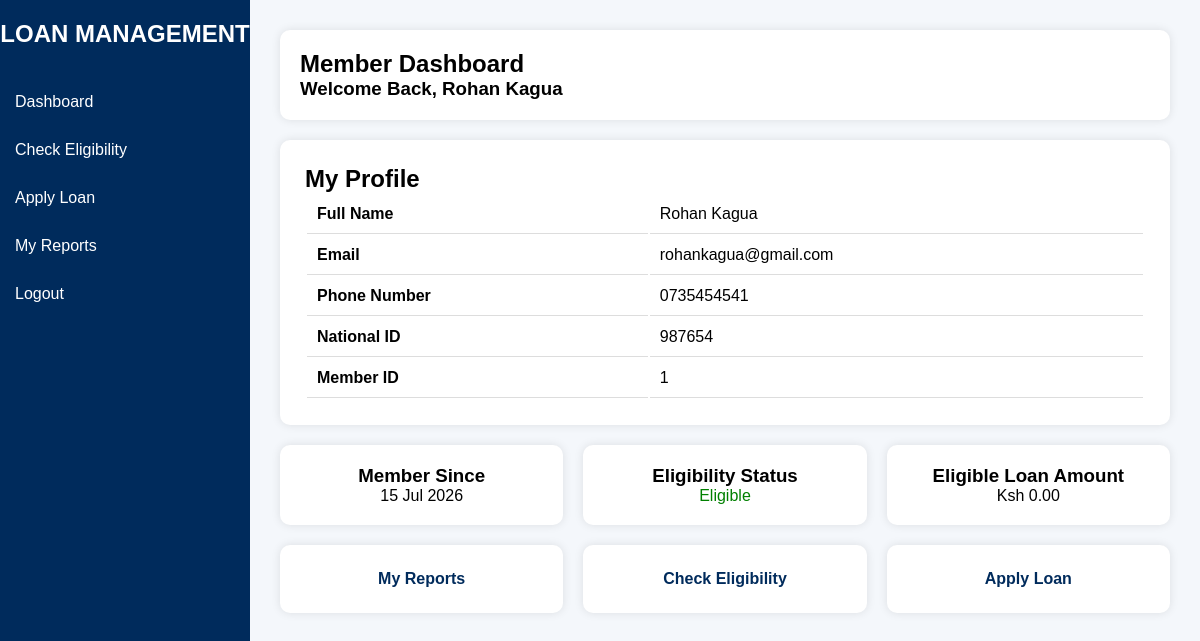
Screenshot of /member_dashboard.php (signed in) with the database file from the repository.
### tables this page shows
CREATE TABLE `members` (
  `id` int(11) NOT NULL,
  `fullname` varchar(100) NOT NULL,
  `email` varchar(100) DEFAULT NULL,
  `phone` varchar(20) DEFAULT NULL,
  `created_at` timestamp NOT NULL DEFAULT current_timestamp(),
  `user_id` int(11) DEFAULT NULL,
  `national_id` int(11) DEFAULT NULL,
  `eligibility_status` varchar(20) DEFAULT 'Not Eligible',
  `attendance` int(11) NOT NULL DEFAULT 0,
  `participation` int(11) NOT NULL DEFAULT 0,
  `contribution_amount` decimal(10,2) NOT NULL DEFAULT 0.00
);

### member_dashboard.php (the view, shortened to what this page needs)
<?php
include 'php/connection.php';
$user_id = $_SESSION['user_id'];
$query = mysqli_query($conn,
"SELECT * FROM members WHERE user_id='$user_id'");
$member = mysqli_fetch_assoc($query);
$contribution = isset($member['contribution']) ? $member['contribution'] : 0;
$eligible_amount = $contribution * 3;
?>
<!DOCTYPE html>
<html>
<head>
</head>
<body>
<div class="sidebar">
<h2>LOAN MANAGEMENT</h2>
<ul>
<li><a href="member_dashboard.php">Dashboard</a></li>
<li><a href="member_loan.php">Check Eligibility</a></li>
<li><a href="member_apply_loan.php">Apply Loan</a></li>
<li><a href="member_reports.php">My Reports</a></li>
<li><a href="logout.php">Logout</a></li>
</ul>
</div>
<div class="main">
<div class="header">
<h2>Member Dashboard</h2>
<h3>Welcome Back, <?php echo $member['fullname']; ?></h3>
</div>
<div class="profile-card">
<h2>My Profile</h2>
<table>
<tr>
<td><strong>Full Name</strong></td>
<td><?php echo $member['fullname']; ?></td>
</tr>
<tr>
<td><strong>Email</strong></td>
<td><?php echo $member['email']; ?></td>
</tr>
<tr>
<td><strong>Phone Number</strong></td>
<td><?php echo $member['phone']; ?></td>
</tr>
<tr>
<td><strong>National ID</strong></td>
<td><?php echo $member['national_id']; ?></td>
</tr>
<tr>
<td><strong>Member ID</strong></td>
<td><?php echo $member['id']; ?></td>
</tr>
</table>
</div>
<div class="cards">
<div class="card">
<h3>Member Since</h3>
<p><?php echo date('d M Y'); ?></p>
</div>
<div class="card">
<h3>Eligibility Status</h3>
<p style="color:green;">Eligible</p>
</div>
<div class="card">
<h3>Eligible Loan Amount</h3>
<p>Ksh <?php echo number_format($eligible_amount,2); ?></p>
</div>
</div>
<div class="actions">
<div class="action-box">
<a href="member_reports.php">
My Reports
</a>
</div>
<div class="action-box">
<a href="member_loan.php">
Check Eligibility
</a>
</div>
<div class="action-box">
<a href="member_apply_loan.php">
Apply Loan
</a>
</div>
</div>
</div>
</body>
</html>

### member_dashboard.php (style rules this page uses)
* { margin:0; padding:0; box-sizing:border-box; font-family:Arial,sans-serif; }
body { background:#f4f7fb; }
.sidebar { position:fixed; left:0; top:0; width:250px; height:100%; background:#002b5c; color:white; padding-top:20px; }
.sidebar h2 { text-align:center; margin-bottom:30px; }
.sidebar ul { list-style:none; }
.sidebar ul li { padding:15px; }
.sidebar ul li a { color:white; text-decoration:none; display:block; }
.main { margin-left:250px; padding:30px; }
.header { background:white; padding:20px; border-radius:10px; margin-bottom:20px; box-shadow:0 0 10px rgba(0,0,0,0.1); }
.profile-card { background:white; padding:25px; border-radius:10px; box-shadow:0 0 10px rgba(0,0,0,0.1); margin-bottom:20px; }
.profile-card table { width:100%; }
.profile-card td { padding:10px; border-bottom:1px solid #ddd; }
.cards { display:flex; gap:20px; margin-bottom:20px; }
.card { flex:1; background:white; padding:20px; border-radius:10px; box-shadow:0 0 10px rgba(0,0,0,0.1); text-align:center; }
.actions { display:flex; gap:20px; }
.action-box { flex:1; background:white; padding:25px; border-radius:10px; box-shadow:0 0 10px rgba(0,0,0,0.1); text-align:center; }
.action-box a { text-decoration:none; color:#002b5c; font-weight:bold; }

### rows the page displays
members: fullname "Rohan Kagua", email "rohankagua@gmail.com", phone "0735454541", national "987654", id "1"

### other values shown
$eligible_amount "0.00"
